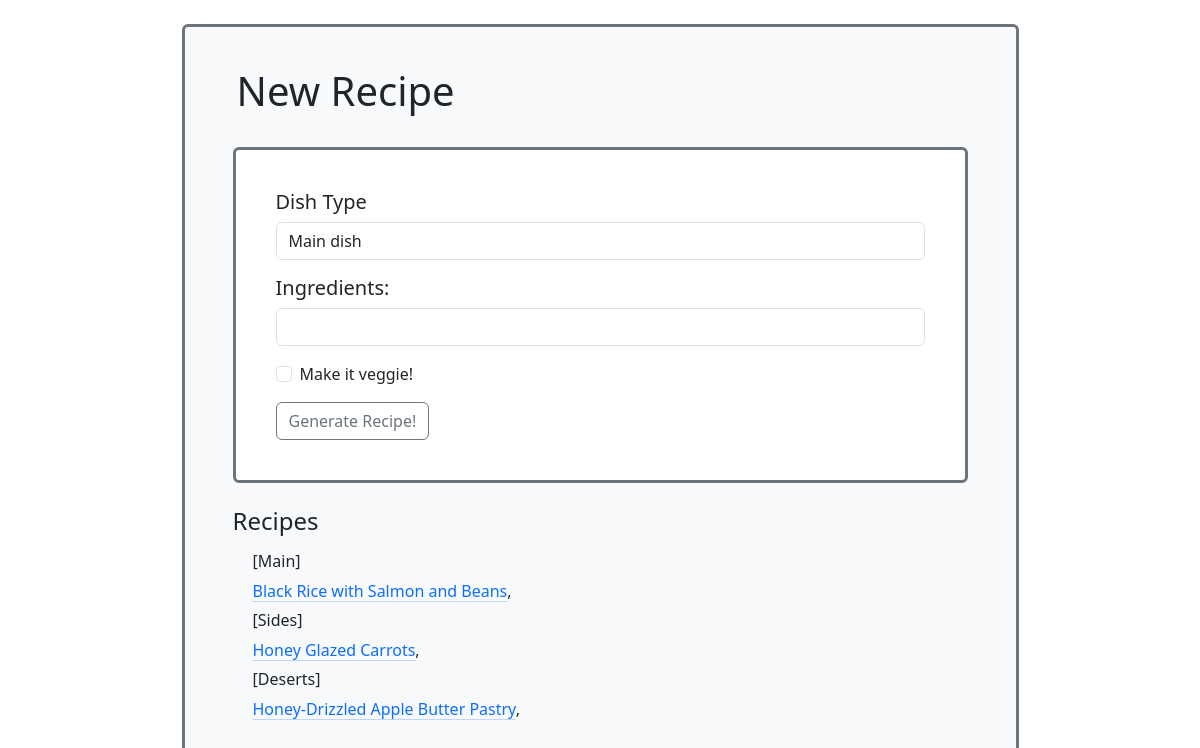
Before: / with the older database file.
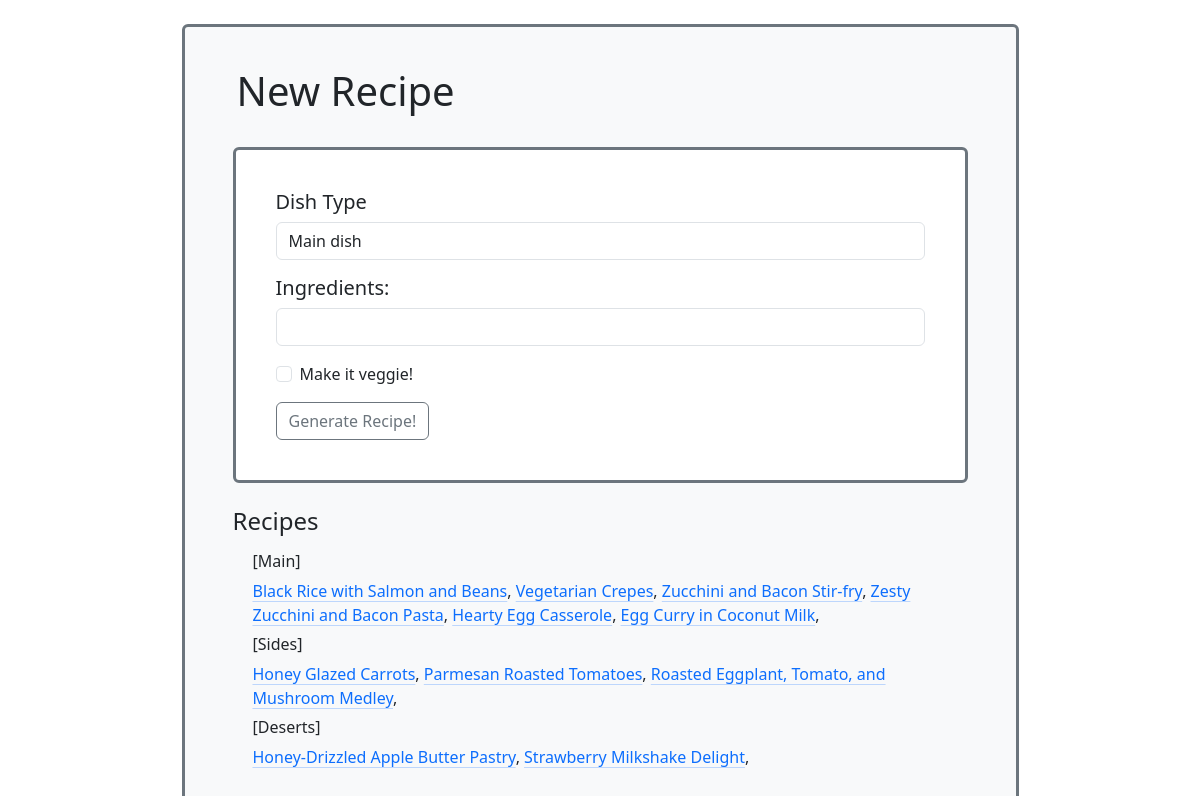
After: the same page with the newer database file.
### app/models.py (models this page shows, shortened)
class Recipe(db.Model):
    id = db.Column(db.Integer, primary_key=True)
    title = db.Column(db.String(64), index=True)
    image_id = db.Column(db.String(64))
    vegetarian = db.Column(db.Boolean())
    dish_type = db.Column(db.String(64))
    timestamp = db.Column(db.DateTime, index=True, default=datetime.utcnow)
    ingredients = db.relationship('Ingredients', backref='recipe', lazy='dynamic')
    instructions = db.relationship('Instructions', backref='recipe', lazy='dynamic')

### app/routes.py (the view, shortened to what this page needs)
@app.route('/',methods=['GET', 'POST'])
def index():
    form = RecipeForm()
    recipes = Recipe.query.all()
    return render_template('submit.html', title='Recipe Bot', form=form, recipes = recipes)

### app/forms.py
class RecipeForm(FlaskForm):
    dish_type = SelectField('Dish Type', choices=[('main dish', 'Main dish'), ('side dish', 'Side dish'), ('desert', 'Desert')],validators=[DataRequired()])
    ingredients = StringField('Ingredients', validators=[DataRequired()])
    recipe_type = BooleanField('Make it veggie!')
    submit = SubmitField('Generate Recipe!')

### app/templates/submit.html (shortened to what this page needs)
{% extends "base.html" %}
{% import 'bootstrap/wtf.html' as wtf %}
{% block app_content %}
<div class="content rounded bg-light text-dark p-4 border border-3 border-secondary w-75 ">
    <div class="row m-3">
        <h1>New Recipe</h1>
    </div>
    <div class="d-flex align-items-center justify-content-center m-4">
        <div class="row rounded bg-white text-dark border border-3 border-secondary w-100">
            <div class = "col p-4">
                <form action="" method="post" novalidate>
                    <div class="form-group m-3">
                        <h5>{{ form.dish_type.label }}</h5>
                        {{ form.dish_type(class="form-control") }}
                    </div>
                    <div class="form-group m-3">
                        <h5>{{ form.ingredients.label }}:</h5>
                        {{ form.ingredients(class="form-control") }}
                    </div>
                    <div class="form-check m-3">
                        {{ form.recipe_type(class="form-check-input") }}
                        {{ form.recipe_type.label }}
                    </div>
                    <div class="m-3">
                    {{ form.submit(class="btn btn-outline-secondary") }}
                    </div>
                </form>
            </div>
        </div>
    </div>
    <div class="m-4">
        <div class="row">
            <h4>Recipes</h4>
        </div>
    <div class="row m-2">
        <div class="col">
            <h6>[Main]</h6>
            {% for recipe in recipes %}
                {% if recipe.dish_type == 'main dish' %}
                    <a href="{{ url_for('recipe', id=recipe.id) }}" class="link-primary link-offset-2 link-underline-opacity-25 link-underline-opacity-100-hover">{{recipe.title}}</a>,
                {% endif %}
            {% endfor %}
        </div>
    </div>
    <div class="row m-2">
        <div class="col">
            <h6>[Sides]</h6>
            {% for recipe in recipes %}
                {% if recipe.dish_type == 'side dish' %}
                    <a href="{{ url_for('recipe', id=recipe.id) }}" class="link-primary link-offset-2 link-underline-opacity-25 link-underline-opacity-100-hover">{{recipe.title}}</a>,
                {% endif %}
            {% endfor %}
        </div>
    </div>
    <div class="row m-2">
        <div class="col">
            <h6>[Deserts]</h6>
            {% for recipe in recipes %}
                {% if recipe.dish_type == 'desert' %}
                    <a href="{{ url_for('recipe', id=recipe.id) }}" class="link-primary link-offset-2 link-underline-opacity-25 link-underline-opacity-100-hover">{{recipe.title}}</a>,
                {% endif %}
            {% endfor %}
        </div>
    </div>
    </div>
</div>
{% endblock %}

### app/templates/base.html (shortened to what this page needs)
<!doctype html>
<html>
  <head>
    {% block head %}
    <link href="https://cdn.jsdelivr.net/npm/bootstrap@5.3.1/dist/css/bootstrap.min.css" rel="stylesheet">
    {% endblock %}
  </head>
  <body>
        <div class="container py-4 d-flex align-items-center justify-content-center">
            {% block content %}
            {% block app_content %}{% endblock %}
        {% endblock %}
        </div>
    </body>
</html>

Changed rows visible on the page:
added Recipe: title "Vegetarian Crepes", shown under "[Main]"
added Recipe: title "Zucchini and Bacon Stir-fry", shown under "[Main]"
added Recipe: title "Zesty Zucchini and Bacon Pasta", shown under "[Main]"
added Recipe: title "Hearty Egg Casserole", shown under "[Main]"
added Recipe: title "Egg Curry in Coconut Milk", shown under "[Main]"
added Recipe: title "Parmesan Roasted Tomatoes", shown under "[Sides]"
added Recipe: title "Roasted Eggplant, Tomato, and Mushroom Medley", shown under "[Sides]"
added Recipe: title "Strawberry Milkshake Delight", shown under "[Deserts]"
